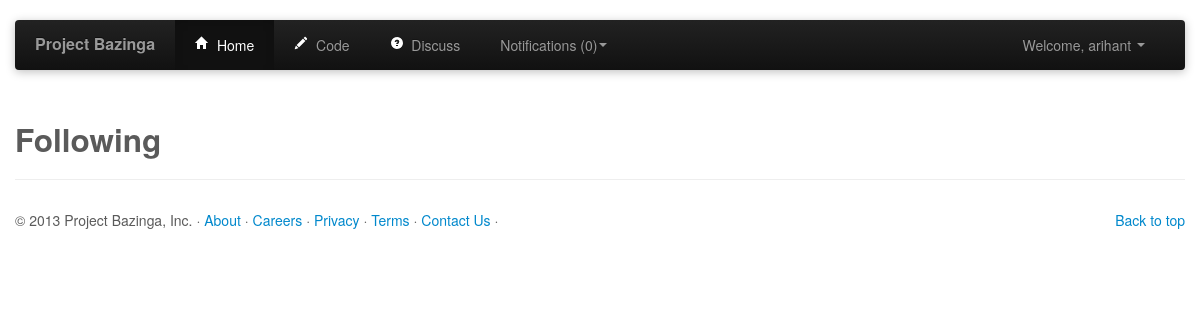
Page /profile/follow/-1 (signed in) on the earlier database version.
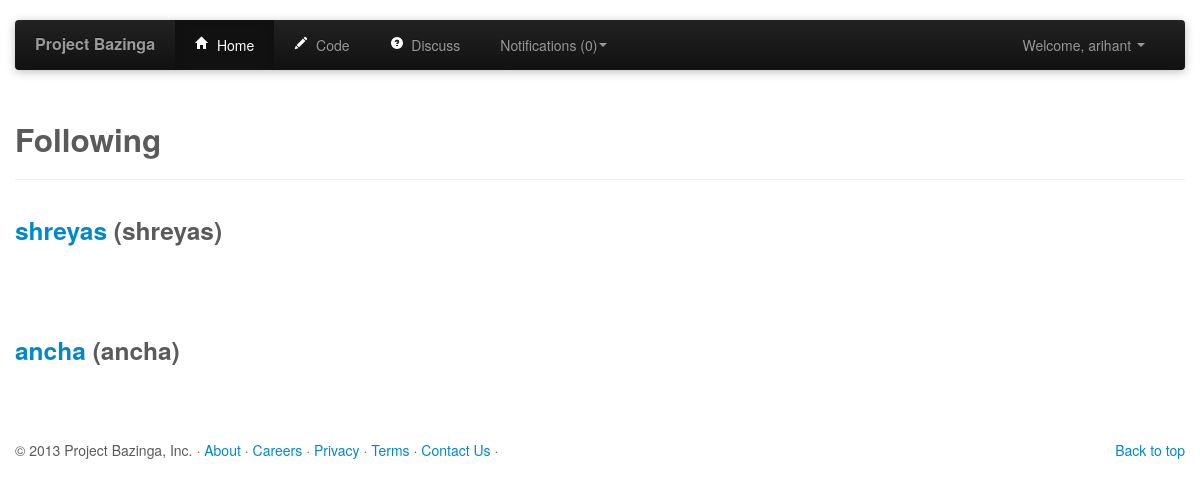
Same page on the later database version.
### tables this page shows
CREATE TABLE "users" (
    "user_id" INTEGER PRIMARY KEY NOT NULL,
    "username" TEXT UNIQUE NOT NULL,
    "password" TEXT NOT NULL,
    "email" TEXT NOT NULL,
    "name" TEXT NOT NULL,
    "contact" TEXT,
    "profession" TEXT,
    "organization" TEXT,
    "website" TEXT,    
    "picture" BLOB,
    "resume" BLOB
);

### profile_views.py (the view)
@profile_views.route('/profile/<path>')
def profile(path):
    db = get_db()
    cur = db.execute('select * from users where user_id=?',[path])
    user = cur.fetchone()
    cur = db.execute('select * from follow where follower=? and following=?',[session['userId'],path])
    check=cur.fetchall()
    if int(path)==session['userId']:
	   flag=1     #1 - same user profile, 0-diff user and following, 2-diff user and not following
    elif check:
	   flag=0
    else:
	   flag=2
    return render_template('profile.html', user=user, flag=flag)

### profile_views.py (called while the page is built)
def get_db():
    top = _app_ctx_stack.top
    if not hasattr(top, 'sqlite_db'):
        sqlite_db = sqlite3.connect('database.db')
        sqlite_db.row_factory = sqlite3.Row
        top.sqlite_db = sqlite_db
    return top.sqlite_db

@profile_views.route('/profile/follow/<path>')
def follow(path):
	db = get_db()
	if int(path)==-1:
		cur = db.execute('select follow.following, users.username, users.name from follow inner join users on follow.following=users.user_id where follow.follower=?',[session['userId']])
	else:
		cur = db.execute('select follow.following, users.username, users.name from follow inner join users on follow.following=users.user_id where follow.follower=? and follow.following=?',[session['userId'],int(path)])
	following = cur.fetchall()
	info = []
	for temp in following:
		db = get_db()
		cur = db.execute('select * from submissions where user_id=? order by submission_time desc',[temp[0]])
		info = info + cur.fetchall()
	return render_template('follow.html',following=following,info=info)

### templates/follow.html (shortened to what this page needs)
{% extends "header.html" %}
{% block body %}
<div class = "container" >
	<div class="page-header">
		<h2>Following</h2>
	</div>
{% for i in following %}
	<h3><a href="/profile/{{i.following}}">{{i.username}}</a> ({{i.name}})</h3>
	<br><br><br>
{% endfor %}
</div>
{% endblock %}

Differences in the rows shown:
added users: username "shreyas", name "shreyas"
added users: username "ancha", name "ancha"
